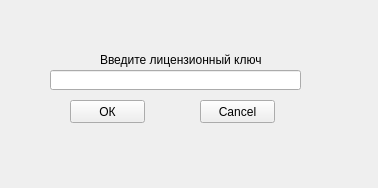
<?xml version="1.0" encoding="UTF-8"?>
<ui version="4.0">
 <class>Auth</class>
 <widget class="QWidget" name="Auth">
  <property name="geometry">
   <rect>
    <x>0</x>
    <y>0</y>
    <width>378</width>
    <height>188</height>
   </rect>
  </property>
  <property name="windowTitle">
   <string>Form</string>
  </property>
  <widget class="QLineEdit" name="lineEdit">
   <property name="geometry">
    <rect>
     <x>50</x>
     <y>70</y>
     <width>251</width>
     <height>20</height>
    </rect>
   </property>
  </widget>
  <widget class="QLabel" name="label">
   <property name="geometry">
    <rect>
     <x>100</x>
     <y>50</y>
     <width>161</width>
     <height>20</height>
    </rect>
   </property>
   <property name="text">
    <string>Введите лицензионный ключ</string>
   </property>
  </widget>
  <widget class="QPushButton" name="pushButton">
   <property name="geometry">
    <rect>
     <x>70</x>
     <y>100</y>
     <width>75</width>
     <height>23</height>
    </rect>
   </property>
   <property name="text">
    <string>ОК</string>
   </property>
  </widget>
  <widget class="QPushButton" name="pushButton_2">
   <property name="geometry">
    <rect>
     <x>200</x>
     <y>100</y>
     <width>75</width>
     <height>23</height>
    </rect>
   </property>
   <property name="text">
    <string>Cancel</string>
   </property>
  </widget>
 </widget>
 <resources/>
 <connections/>
</ui>
